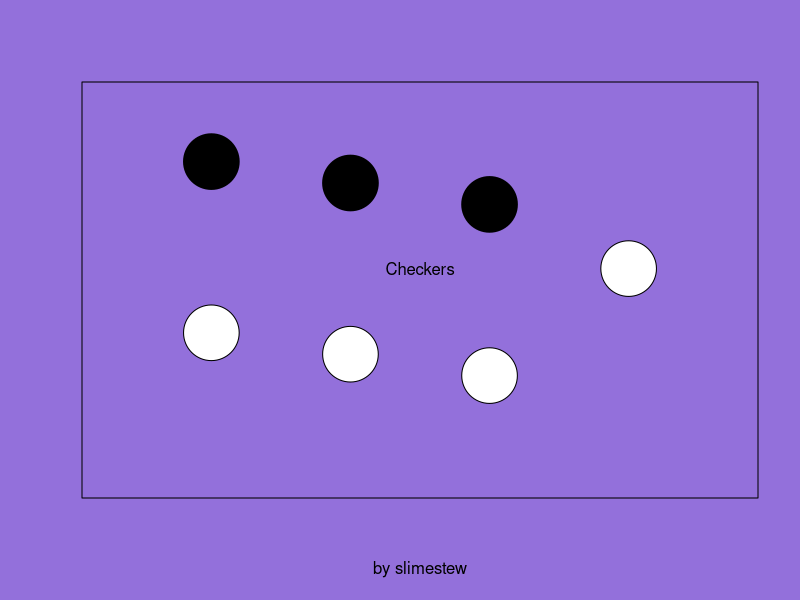

Generate this figure with R: (Note: this script raises an error after producing the figure.)
par(bg = "mediumpurple")
board <- matrix(0, nrow = 8, ncol = 8)
menu <- 0
click <- list(x = 3, y = 3)
selected <- c(-1, -1)
options <- c(0, FALSE, 0)
# Theme
# Draughts
#     Draughts is played on a 10x10 board
# Human or Computer (computer can go first or second)
turn <- 1
flipboard <- TRUE
pause <- FALSE
pieces <- c("⛀", "⛁", "⛂", "⛃")
themes <- c("Monochrome", "Color", "Classical", "Consortium") #last uses Unicode
themeColors <- list(c("white","black","gray80","gray10"), c("white","red","wheat","seagreen"), c("lightyellow","#402010","tan","sienna"), c("white","black","gray80","gray10"))

checkwin <- function(board){ 
  return(FALSE)
}

doAI <- function(board){
  return(board)
}

movePiece <- function(board, selected, turn){
  
  return(board)
}

drawBoard <- function(board, options, turn, selected, flipboard){
  gridsize <- 8
  if(options[2])
    gridsize <- 10
  
  if(options[3]>0)
    plot(0, 0, type = "n", xlim = c(1, gridsize+1), ylim = c(1, gridsize+1), col="white", xlab = ifelse(turn==options[4], "Human's turn", "Computer's turn"), ylab = "", axes = FALSE, frame.plot = FALSE)  
  else
    plot(0, 0, type = "n", xlim = c(1, gridsize+1), ylim = c(1, gridsize+1), col="white", xlab = paste("Player ", turn, "'s turn", sep=""), ylab = "", axes = FALSE, frame.plot = FALSE)
  
  if(flipboard){
  for(i in 1:gridsize)
    for(j in 1:gridsize){
      rect(gridsize-i+1, gridsize-j+1, gridsize-i+2, gridsize-j+2, col = themeColors[[options[1]+1]][(1 - (j%%2 + i%%2) %% 2) + 3], border = "black")
      if(board[i,j]>0)
        symbols(gridsize-i+1.5, gridsize-j+1.5, circles = 0.25, add = TRUE, fg = themeColors[[options[1]+1]][3-board[i,j]], bg = themeColors[[options[1]+1]][board[i,j]], inches = FALSE, lwd=2)
    }
} else {
  for(i in 1:gridsize)
    for(j in 1:gridsize){
      rect(i, j, i + 1, j+1, col = themeColors[[options[1]+1]][(1 - (j%%2 + i%%2) %% 2) + 3], border = "black")
      if(board[i,j]>0)
        symbols(i+0.5, j+0.5, circles = 0.25, add = TRUE, fg = themeColors[[options[1]+1]][3-board[i,j]], bg = themeColors[[options[1]+1]][board[i,j]], inches = FALSE, lwd=2)
    }
  }
  rect(0, 0, 1, 1, col = "thistle", border = "black", xpd = TRUE)
  if(all(selected > 0)){
    if(flipboard){
      rect(gridsize-selected[1]+1, gridsize-selected[2]+1, gridsize-selected[1]+2, gridsize-selected[2]+2, col = "transparent" , border = "mediumpurple4", lwd = 3)
    } else {
      rect(selected[1], selected[2], selected[1]+1, selected[2]+1, col = "transparent" , border = "mediumpurple4", lwd = 3)
    }
  }
  
}

plot(0, 0, type = "n", xlim = c(0, 9), ylim = c(0, 9), col="mediumpurple", xlab = "by slimestew", ylab = "", axes = FALSE, frame.plot = TRUE)
symbols(c(1.5,3.5,5.5,7.5), c(3.5,3,2.5,5), circles = rep(0.4, 4), add = TRUE, bg = "white", inches = FALSE)
symbols(c(1.5,3.5,5.5), c(7.5,7,6.5), circles = rep(0.4, 3), add = TRUE, bg = "black", inches = FALSE)

par(bg = "mediumpurple") #menu
text(4.5,5, "Checkers")

while((floor(click$y) < 5 || floor(click$y) > 8) || menu < 2){
  click <- locator(1)
  plot(0, 0, type = "n", xlim = c(0, 9), ylim = c(0, 9), xlab = "", ylab = "", axes = FALSE, frame.plot = FALSE)
  
  if((floor(click$x) > 1 && floor(click$x) < 7) && menu > 0){
    if(floor(click$y) == 3)
      options[1] <- (options[1]+1) %% 4
    if(floor(click$y) == 2)
      options[2] <- !options[2]
    if(floor(click$y) == 1)
      options[3] <- (options[3]+1) %% 3
  }
  
  rect(1, 5, 7, 6, col = "thistle", border = "darkorchid4")
  rect(1, 3, 7, 4, col = themeColors[[options[1]+1]][4], border = "black")
  rect(1, 2, 7, 3, col = ifelse(options[2], "seagreen", "red"), border = "black")
  rect(1, 1, 7, 2, col = "azure", border = "black")
  text(4,8, "Checkers")
  text(4,3.5, themes[options[1]+1], col=themeColors[[options[1]+1]][3])
  text(4,2.5, "Draughts")
  text(4,1.5, ifelse(options[3]<2, ifelse(options[3],"CPU Second","Human"),"CPU First"))
  text(4,5.5, "Start")
  
  menu = min(menu + 1,2)
}

if(options[2])
  board <- matrix(0, nrow = 10, ncol = 10)

gridsize <- nrow(board)
for(i in 1:gridsize){
  for(j in 1:(gridsize-2)/2){
    if(((j%%2 + i%%2) %% 2) == 0){
      board[i,j] <- 2
    }
    if(((j%%2 + i%%2) %% 2) == 1){
      board[i,gridsize-j+1] <- 1
    }
  }
}

menu <- 0

#game loop
while(!checkwin(board) || floor(click$y) < 2) {
  
  if(menu>0 && !checkwin(board)){
    
    if(any(selected == -1)){
      selected <- c(floor(click$x), floor(click$y))
      if(flipboard)
        selected <- c(gridsize-selected[1]+1, gridsize-selected[2]+1)
      if(!is.na(board[selected[1],selected[2]]) && board[selected[1],selected[2]]!=turn)
        selected <- c(-1, -1)
    }else{
      if((!(floor(click$x) == selected[1] && floor(click$y) == selected[2]) && !flipboard) ||
         (!(gridsize-floor(click$x)+1 == selected[1] && gridsize-floor(click$y)+1 == selected[2]) && flipboard) ){
        board <- movePiece(board, c(selected, floor(click$x), floor(click$y)), turn)
        turn <- 3 - turn
        pause <-TRUE
      }
      selected <- c(-1, -1)
    }
    
    if(options[3]>0 && turn != options[3]){
      board <- doAI(board, options[4])
      turn <- 3 - turn
      pause <-TRUE
    }
  }
  
  if(!pause){
    
    drawBoard(board, options, turn, selected, flipboard)
    
  } else {
    
    plot(0, 0, type = "n", xlim = c(0, gridsize+1), ylim = c(0, gridsize+1), col="white", xlab = "", ylab = "", axes = FALSE, frame.plot = FALSE)
    
    if(!checkwin(board))
      text(4,4, paste("Click for Player",turn))
    
    flipboard <- FALSE
    if(turn == 1)
      flipboard <- TRUE
    
    menu <- -1
  }
  
  menu <- min(menu+1, 1)
  
  click <- locator(1)
  
  if(pause)
    pause <- FALSE
}

turn <- 3 - turn

rect(2,2.5,7,6.5, col="white")
if(checkwin(board)){
  text(4.5,4, paste("Player ", turn))
  text(4.5,3, "wins!")
  polygon(c(3,3,4,5,6,7,7,3)/2+2, c(4,6,4.5,6,4.5,6,3,3)/2+3.25, col=fiarColors[options[turn+1]])
} else {
  text(4.5,3, "Draw!")
  polygon(c(3,4,5,6,7,6,8,5,4,3,4,3)/-3+7, c(3,2,4,3,4,5,10,6,7,6,5,3)/3+3, col="gray")
  polygon(c(3,4,5,6,7,6,8,5,4,3,4,3)/3+2, c(3,2,4,3,4,5,10,6,7,6,5,3)/3+3, col="gray")
}